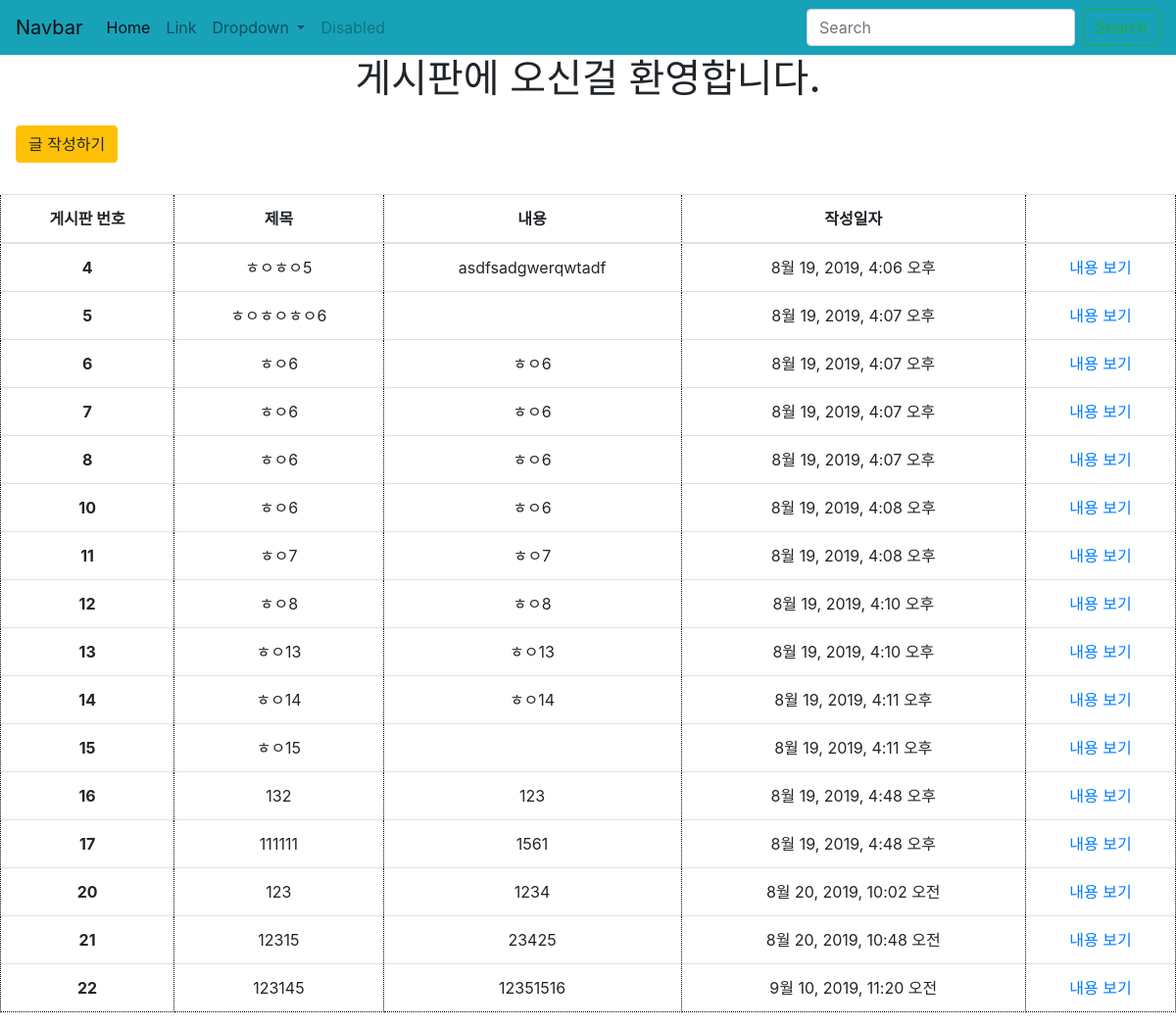
/articles/, run on an earlier commit of the app's database.
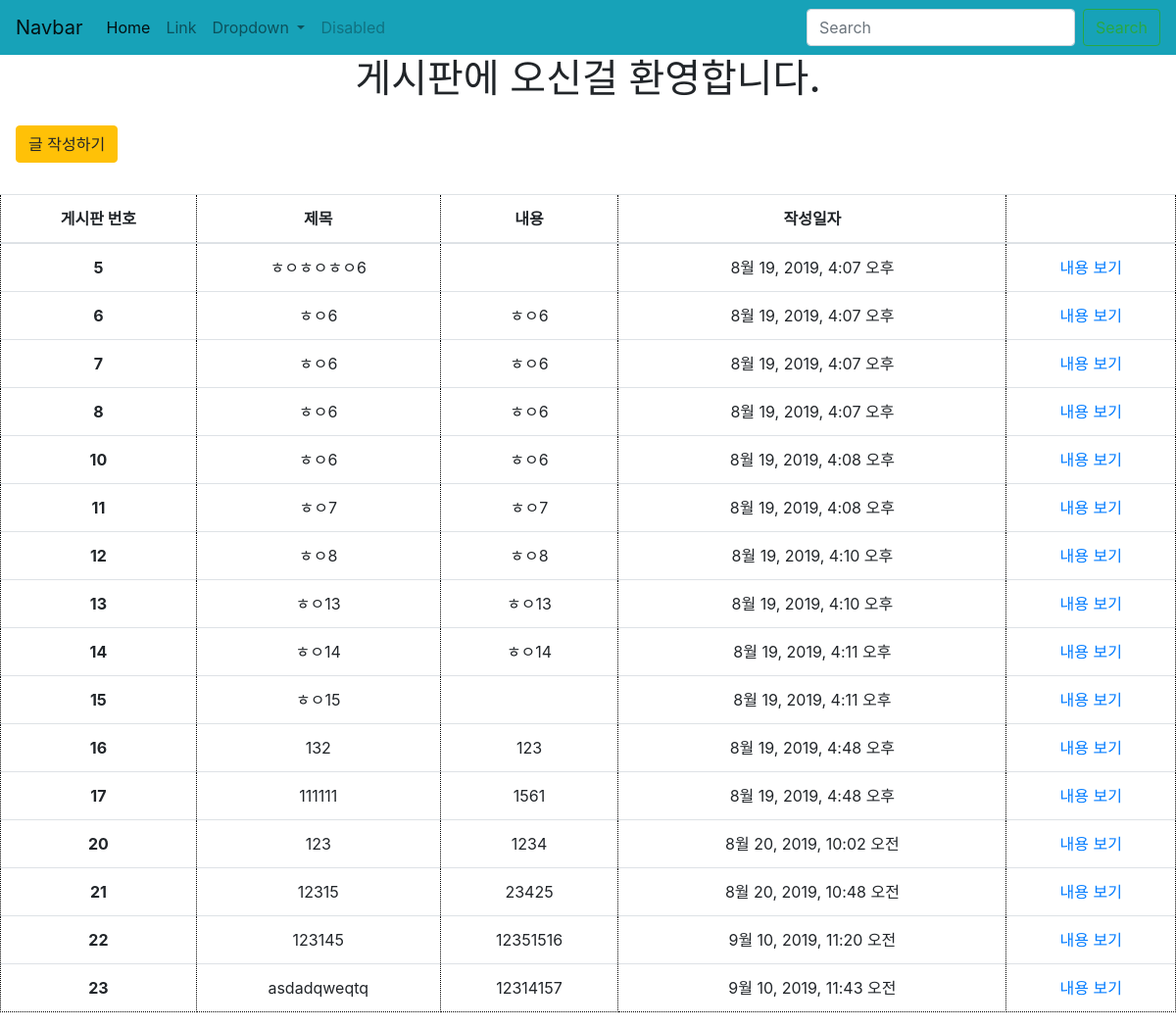
And on a later commit of the database.
### articles/models.py (models this page shows, shortened)
class Article(models.Model):
    title = models.CharField(max_length=10)
    content = models.TextField()
    created_at = models.DateTimeField(auto_now_add=True)
    updated_at = models.DateTimeField(auto_now=True)

### articles/views.py (the view)
# urls.py: path('', views.index, name='index'),
def index(request):
    articles = Article.objects.all()
    context = {
        'articles' : articles
    }
    return render(request, 'articles/index.html', context)

### articles/templates/articles/index.html (shortened to what this page needs)
<!DOCTYPE html>
<html lang="en">
<head>
<link rel="stylesheet" href="https://stackpath.bootstrapcdn.com/bootstrap/4.3.1/css/bootstrap.min.css">
</head>
  {% extends 'articles/base.html' %}
  {% block body %}
  <nav class="navbar navbar-expand-lg navbar-light bg-info">
      <a class="navbar-brand" href="#">Navbar</a>
      <div class="collapse navbar-collapse" id="navbarSupportedContent">
        <ul class="navbar-nav mr-auto">
          <li class="nav-item active">
            <a class="nav-link" href="#">Home <span class="sr-only">(current)</span></a>
          </li>
          <li class="nav-item">
            <a class="nav-link" href="#">Link</a>
          </li>
          <li class="nav-item dropdown">
            <a class="nav-link dropdown-toggle" href="#" id="navbarDropdown" role="button" data-toggle="dropdown" aria-haspopup="true" aria-expanded="false">
              Dropdown
            </a>
          </li>
          <li class="nav-item">
            <a class="nav-link disabled" href="#" tabindex="-1" aria-disabled="true">Disabled</a>
          </li>
        </ul>
        <form class="form-inline my-2 my-lg-0">
          <input class="form-control mr-sm-2" type="search" placeholder="Search" aria-label="Search">
          <button class="btn btn-outline-success my-2 my-sm-0" type="submit">Search</button>
        </form>
      </div>
    </nav>
  <h1 class='d-flex justify-content-center'>게시판에 오신걸 환영합니다.</h1>
  <a href="create" class='btn d-inline-flex btn-warning m-3'>글 작성하기</a>
  <table class="table mt-3">
      <thead>
        <tr>
          <th scope="col" class='text-center'>게시판 번호</th>
          <th scope="col" class='text-center'>제목</th>
          <th scope="col"class='text-center'>내용</th>
          <th scope="col"class='text-center'>작성일자</th>
          <th scole="col"class='text-center'></th>
        </tr>
      </thead>
      <tbody>
        {% for A in articles %}
        <tr>
          <th scope="row" class='text-center'>{{A.id}}</th>
          <td class='text-center'>{{A.title}}</td>
          <td class='text-center'>{{A.content}}</td>
          <td class='text-center'>{{A.created_at}}</td>
          <td class='text-center'><a href='{{A.id}}'>내용 보기</a></td>
        </tr>
        {% endfor %}
      </tbody>
    </table>
{% endblock %}

What changed in the data, as far as the page shows it:
removed Article: id "4", title "ㅎㅇㅎㅇ5", content "asdfsadgwerqwtadf", created_at "8월 19, 2019, 4:06 오후"
added Article: id "23", title "asdadqweqtq", content "12314157", created_at "9월 10, 2019, 11:43 오전"
